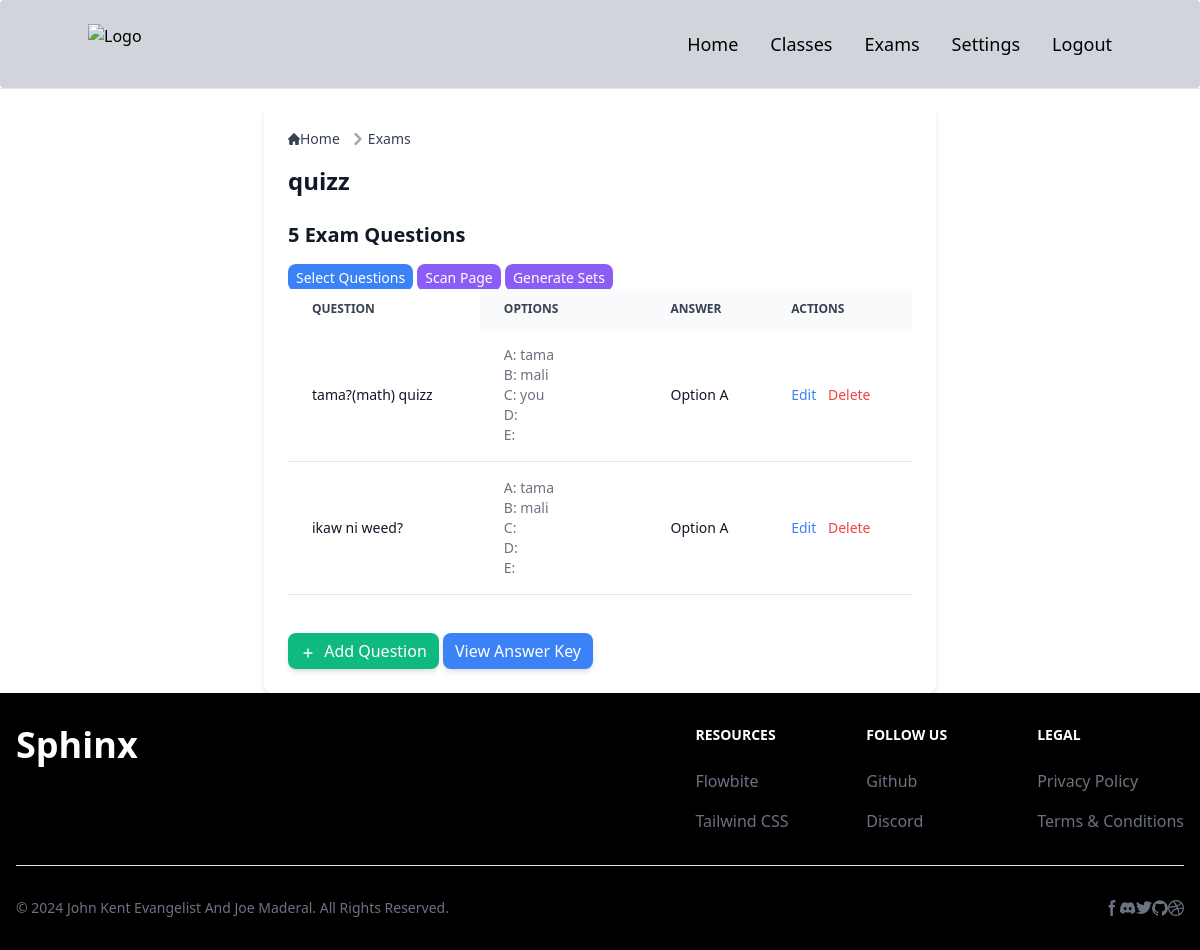
Page /exams/1/ (signed in) on the earlier database version.
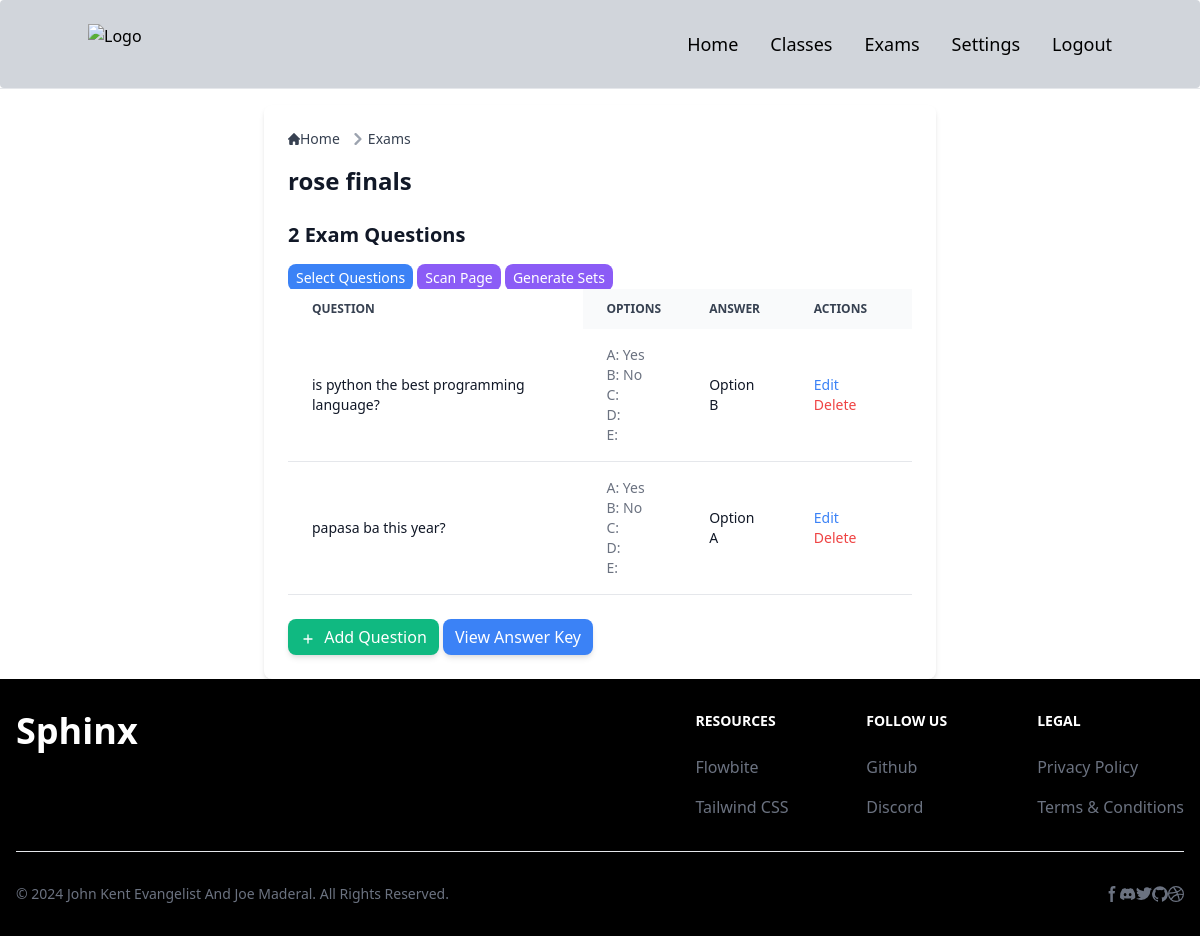
Same page on the later database version.
### smartscoreapp/models.py (models this page shows, shortened)
class Exam(models.Model):
    exam_id = models.CharField(max_length=3, unique=True, editable=False)
    name = models.CharField(max_length=50)
    class_assigned = models.ForeignKey(Class, related_name='exams', on_delete=models.SET_NULL, null=True)  # Set to NULL on class deletion
    questions = models.ManyToManyField(Question, related_name='exams')
    set_id = models.CharField(max_length=9, unique=True, blank=True)

class Question(models.Model):
    ANSWER_CHOICES = [
        ('A', 'Option A'),
        ('B', 'Option B'),
        ('C', 'Option C'),
        ('D', 'Option D'),
        ('E', 'Option E'),
    ]
    question_text = models.CharField(max_length=255)
    option_a = models.CharField(max_length=255)
    option_b = models.CharField(max_length=255)
    option_c = models.CharField(max_length=255)
    option_d = models.CharField(max_length=255)
    option_e = models.CharField(max_length=255)
    answer = models.CharField(max_length=1, choices=ANSWER_CHOICES, default='A')  # Added default value

### smartscoreapp/views.py (the view, shortened to what this page needs)
# urls.py: path('exams/<int:exam_id>/', exam_detail_view, name='exam_detail'),
@login_required
def exam_detail_view(request, exam_id):
    exam = get_object_or_404(Exam, id=exam_id)
    available_exams = Exam.objects.exclude(id=exam_id)  # Other exams to copy questions from
    questions = exam.questions.all()  # Questions already added to the current exam
    current_class = exam.class_assigned
    questions = exam.questions.all()
    return render(request, 'exam_detail.html', {
        'exam': exam,
        'current_class': current_class,
        'questions': questions,
        'available_exams': available_exams
    })

### templates/exams/exam_detail.html (shortened to what the changed rows need)
{% extends "base.html" %}
{% block content %}
<div class="max-w-2xl mx-auto p-6 bg-white shadow-md rounded-lg">
  <nav class="flex mb-4" aria-label="Breadcrumb">
    <ol class="inline-flex items-center space-x-1 md:space-x-2 rtl:space-x-reverse">
    </ol>
  </nav>
  <div class="mb-6 flex items-center cursor-pointer">
    <h1 class="text-2xl font-semibold text-gray-900 dark:text-white">{{ exam.name }}</h1>
  </div>
  <h2 class="text-xl font-semibold text-gray-900 dark:text-white mb-4">
    {{ exam.questions.count }} Exam Questions
  </h2>
   <a href="{% url 'select_questions' exam.id %}" class="ml-auto text-sm text-white bg-blue-500 hover:bg-blue-600 px-2 py-1 rounded-lg">Select Questions</a>
   <a href="{% url 'scan_page' current_class.id exam.id %}" class="ml-auto text-sm text-white bg-purple-500 hover:bg-purple-600 px-2 py-1 rounded-lg">Scan Page</a>
   <a href="{% url 'generate_sets' current_class.id exam.id %}" class="ml-auto text-sm text-white bg-purple-500 hover:bg-purple-600 px-2 py-1 rounded-lg">Generate Sets</a>
<div class="relative overflow-x-auto max-h-80 mb-6">
  <table class="min-w-full text-sm text-left text-gray-500 dark:text-gray-400">
    <thead class="text-xs text-gray-700 uppercase bg-gray-50 dark:bg-gray-700 dark:text-gray-400">
      <tr>
        <th scope="col" class="px-6 py-3 sticky left-0 bg-white dark:bg-gray-800 z-10">
          Question
        </th>
        <th scope="col" class="px-6 py-3">Options</th>
        <th scope="col" class="px-6 py-3">Answer</th>
        <th scope="col" class="px-6 py-3">Actions</th>
      </tr>
    </thead>
    <tbody>
      {% for question in exam.questions.all %}
        <tr class="bg-white border-b dark:bg-gray-800 dark:border-gray-700">
          <td class="px-6 py-4 font-medium text-gray-900 dark:text-white sticky left-0 bg-white dark:bg-gray-800">
            {{ question.question_text }}
          </td>
          <td class="px-6 py-4">
            <ul>
              <li>A: {{ question.option_a }}</li>
              <li>B: {{ question.option_b }}</li>
              <li>C: {{ question.option_c }}</li>
              <li>D: {{ question.option_d }}</li>
              <li>E: {{ question.option_e }}</li>
            </ul>
          </td>
          <td class="px-6 py-4 text-gray-900 dark:text-white">{{ question.get_answer_display }}</td>
          <td class="px-6 py-4">
            <button class="text-blue-500 hover:text-blue-600 dark:text-blue-400 dark:hover:text-blue-500 mr-2"
              onclick="openEditQuestionModal('{{ question.id }}', '{{ question.question_text }}', '{{ question.option_a }}', '{{ question.option_b }}', '{{ question.option_c }}', '{{ question.option_d }}','{{ question.option_e }}')">Edit</button>
            <button class="text-red-500 hover:text-red-600 dark:text-red-400 dark:hover:text-red-500"
              onclick="openDeleteQuestionModal('{{ question.id }}', '{{ question.question_text }}')">Delete</button>
          </td>
        </tr>
      {% empty %}
        <tr class="bg-white border-b dark:bg-gray-800 dark:border-gray-700">
          <td colspan="4" class="px-6 py-4 text-center text-gray-500 dark:text-gray-400">No questions added yet.</td>
        </tr>
      {% endfor %}
    </tbody>
  </table>
</div>
       <button
       class="bg-green-500 hover:bg-green-600 text-white font-medium py-1.5 px-3 rounded-lg shadow-md transition duration-200"
       onclick="openAddQuestionModal()">
       <svg class="w-4 h-4 mr-1 inline" fill="none" stroke="currentColor" viewBox="0 0 24 24" xmlns="http://www.w3.org/2000/svg">
         <path stroke-linecap="round" stroke-linejoin="round" stroke-width="2" d="M12 6v6m0 0v6m0-6h6m-6 0H6"></path>
       </svg>
       Add Question
     </button>
    <button
    type="button"
    onclick="openAnswerKeyModal()"
    class="bg-blue-500 hover:bg-blue-600 text-white font-medium py-1.5 px-3 rounded-lg shadow-md transition duration-200">
    View Answer Key
  </button>
</div>
</div>
</div>
{% endblock %}

Differences in the rows shown:
removed Question: question_text "tama?(math) quizz", option_a "tama", option_b "mali", option_c "you", answer "Option A"
removed Question: question_text "ikaw ni weed?", option_a "tama", option_b "mali", answer "Option A"
changed Exam: name "quizz" → "rose finals"; questions.count "5" → "2"
now on this page (row edited): Question: question_text "is python the best programming language?", option_a "Yes", option_b "No", answer "Option B"
now on this page (row edited): Question: question_text "papasa ba this year?", option_a "Yes", option_b "No", answer "Option A"
